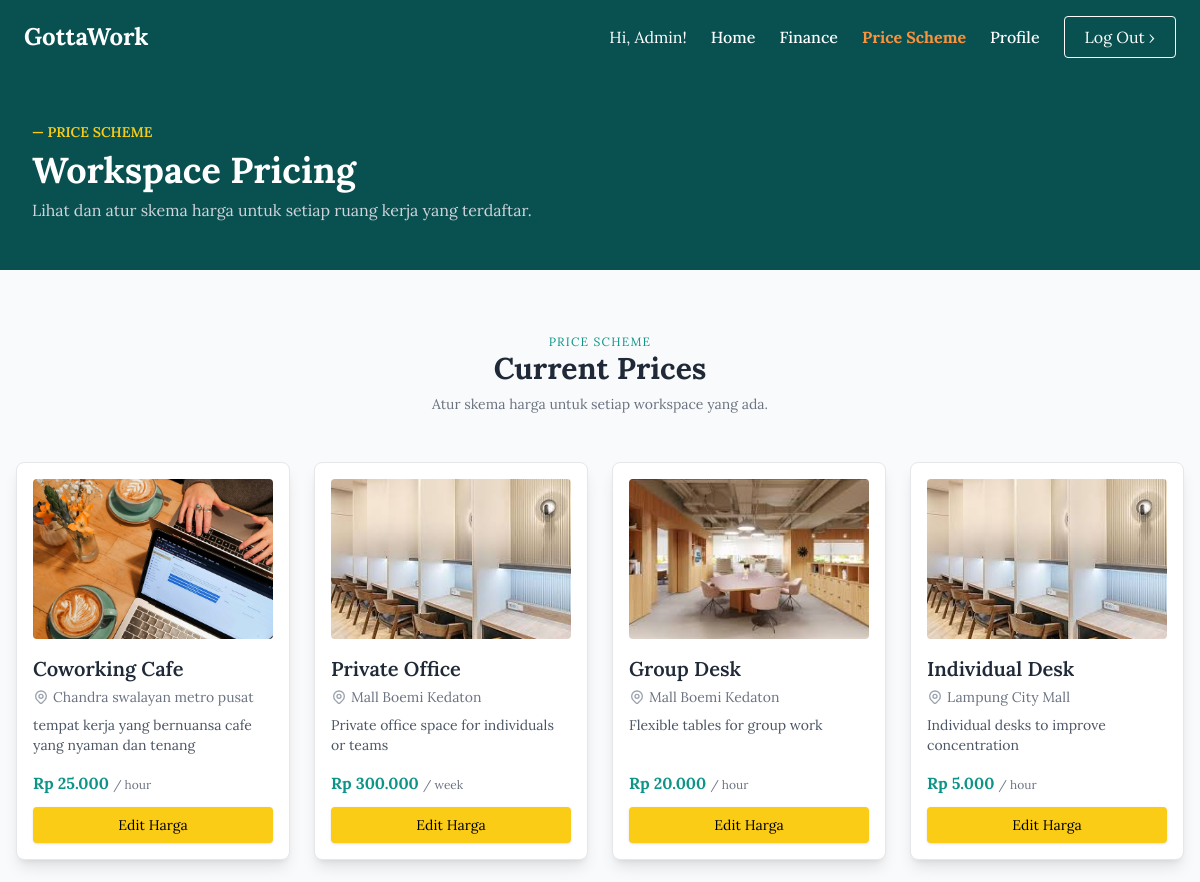
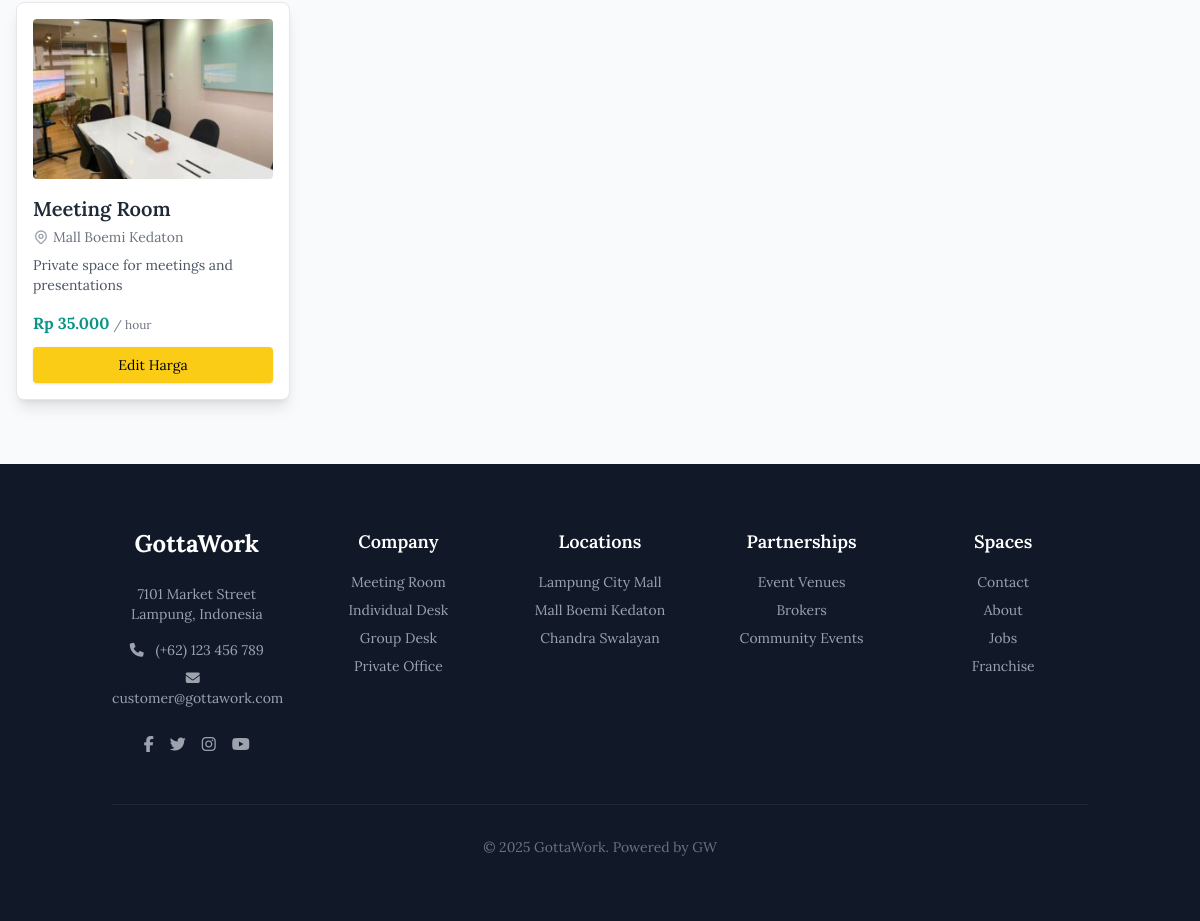
The page /manager/manager_skematarif.php (signed in) on the database its author committed (2 pictures, top to bottom).
### tables this page shows
CREATE TABLE `workspaces` (
  `id` int NOT NULL,
  `name` varchar(100) DEFAULT NULL,
  `description` text,
  `location` varchar(100) DEFAULT NULL,
  `tipe` varchar(50) DEFAULT NULL,
  `kapasitas` int DEFAULT NULL,
  `fasilitas` json DEFAULT NULL,
  `price` int DEFAULT NULL,
  `duration_unit` varchar(10) DEFAULT NULL,
  `image_path` varchar(255) DEFAULT NULL,
  `status` varchar(20) NOT NULL DEFAULT 'Aktif'
);

### manager/manager_skematarif.php (the view, shortened to what this page needs)
<?php
require_once '../db.php';
$workspaces = [];
try {
    $query = "SELECT id, name, description, location, price, duration_unit, image_path FROM workspaces ORDER BY id DESC";
    $stmt = $conn->prepare($query);
    $stmt->execute();
    $workspaces = $stmt->fetchAll(PDO::FETCH_ASSOC);
} catch (PDOException $e) {
    die("Error mengambil data workspace: " . $e->getMessage());
}
?>
<!DOCTYPE html>
<html lang="id">
<head>
  <script src="https://cdn.tailwindcss.com"></script>
</head>
<body class="flex flex-col min-h-screen text-gray-800 bg-gray-50">
<div class="flex-grow">
    <?php
        require_once '../includes/header_manager.php';
    ?>
    <div class="bg-custom-green text-white">
        <section class="max-w-7xl mx-auto px-8 py-12">
            <h4 class="text-yellow-400 font-semibold uppercase text-sm mb-2">— Price Scheme</h4>
            <h1 class="text-4xl font-bold">Workspace Pricing</h1>
            <p class="text-gray-300 mt-2 max-w-2xl">Lihat dan atur skema harga untuk setiap ruang kerja yang terdaftar.</p>
        </section>
    </div>
    <main class="py-16">
      <div class="text-center mb-12">
        <p class="text-teal-600 uppercase text-xs tracking-widest">Price Scheme</p>
        <h2 class="text-3xl font-bold">Current Prices</h2>
        <p class="text-sm text-gray-500 mt-2">Atur skema harga untuk setiap workspace yang ada.</p>
      </div>
      <div class="max-w-7xl mx-auto grid grid-cols-1 md:grid-cols-2 lg:grid-cols-4 gap-6 px-4">
        <?php if (empty($workspaces)): ?>
            <p class="col-span-full text-center text-gray-500">Belum ada workspace yang ditambahkan. Silakan tambah melalui halaman "Manage Workspace".</p>
        <?php else: ?>
            <?php foreach ($workspaces as $space): ?>
              <div class="bg-white border rounded-lg shadow-lg p-4 flex flex-col">
                <img src="../<?= htmlspecialchars($space['image_path']) ?>" alt="<?= htmlspecialchars($space['name']) ?>" class="h-40 w-full object-cover mb-4 rounded">
                <h3 class="text-xl font-semibold mb-1"><?= htmlspecialchars($space['name']) ?></h3>
                <p class="text-sm text-gray-500 mb-2 flex items-center">
                    <?= htmlspecialchars($space['location']) ?>
                </p>
                <p class="text-sm text-gray-600 mb-4 flex-grow"><?= htmlspecialchars($space['description']) ?></p>
                <p class="text-teal-600 font-bold mb-3 price-text">
                  <?= "Rp " . number_format($space['price'], 0, ',', '.') ?>
                  <span class="text-xs text-gray-500 font-normal">/ <?= htmlspecialchars($space['duration_unit']) ?></span>
                </p>
                <button onclick="openModal('<?= $space['id'] ?>', '<?= $space['price'] ?>')"
                  class="bg-yellow-400 text-black px-4 py-2 rounded shadow text-sm w-full hover:bg-yellow-500 transition mt-auto">
                  Edit Harga
                </button>
              </div>
            <?php endforeach; ?>
        <?php endif; ?>
      </div>
    </main>
</div>
<?php require_once '../includes/footer.php'; ?>
</body>
</html>

### manager/manager_skematarif.php (style rules this page uses)
body { font-family: 'Lora', serif; }
.bg-custom-green { background-color: #095151; }

### rows shown on the page
workspaces: image_path (picture), name "Coworking Cafe", location "Chandra swalayan metro pusat", description "tempat kerja yang bernuansa cafe yang nyaman dan tenang", price "25.000", duration_unit "hour"
workspaces: image_path (picture), name "Private Office", location "Mall Boemi Kedaton", description "Private office space for individuals or teams", price "300.000", duration_unit "week"
workspaces: image_path (picture), name "Group Desk", location "Mall Boemi Kedaton", description "Flexible tables for group work", price "20.000", duration_unit "hour"
workspaces: image_path (picture), name "Individual Desk", location "Lampung City Mall", description "Individual desks to improve concentration", price "5.000", duration_unit "hour"
workspaces: image_path (picture), name "Meeting Room", location "Mall Boemi Kedaton", description "Private space for meetings and presentations", price "35.000", duration_unit "hour"

### other values the page prints
$_SESSION['name'] "Admin"
